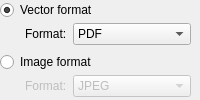
               <widget class="QWidget" name="widget_3" native="true">
                <layout class="QVBoxLayout" name="verticalLayout_2">
                 <property name="spacing">
                  <number>3</number>
                 </property>
                 <property name="sizeConstraint">
                  <enum>QLayout::SetDefaultConstraint</enum>
                 </property>
                 <property name="leftMargin">
                  <number>0</number>
                 </property>
                 <property name="topMargin">
                  <number>0</number>
                 </property>
                 <property name="rightMargin">
                  <number>0</number>
                 </property>
                 <property name="bottomMargin">
                  <number>0</number>
                 </property>
                 <item>
                  <widget class="QRadioButton" name="vectorFormat">
                   <property name="sizePolicy">
                    <sizepolicy hsizetype="Preferred" vsizetype="Fixed">
                     <horstretch>0</horstretch>
                     <verstretch>0</verstretch>
                    </sizepolicy>
                   </property>
                   <property name="text">
                    <string>Vector format</string>
                   </property>
                   <property name="checked">
                    <bool>true</bool>
                   </property>
                  </widget>
                 </item>
                 <item>
                  <widget class="QWidget" name="scalableWidget" native="true">
                   <layout class="QFormLayout" name="formLayout_4">
                    <property name="leftMargin">
                     <number>25</number>
                    </property>
                    <property name="topMargin">
                     <number>0</number>
                    </property>
                    <property name="bottomMargin">
                     <number>0</number>
                    </property>
                    <item row="0" column="0">
                     <widget class="QLabel" name="label_15">
                      <property name="maximumSize">
                       <size>
                        <width>90</width>
                        <height>16777215</height>
                       </size>
                      </property>
                      <property name="text">
                       <string>Format:</string>
                      </property>
                     </widget>
                    </item>
                    <item row="0" column="1">
                     <widget class="QComboBox" name="scalableFormatSelection">
                      <property name="maximumSize">
                       <size>
                        <width>16777215</width>
                        <height>16777215</height>
                       </size>
                      </property>
                      <item>
                       <property name="text">
                        <string>PDF</string>
                       </property>
                      </item>
                      <item>
                       <property name="text">
                        <string>SVG</string>
                       </property>
                      </item>
                     </widget>
                    </item>
                   </layout>
                  </widget>
                 </item>
                 <item>
                  <widget class="QRadioButton" name="imageFormat">
                   <property name="sizePolicy">
                    <sizepolicy hsizetype="Preferred" vsizetype="Fixed">
                     <horstretch>0</horstretch>
                     <verstretch>0</verstretch>
                    </sizepolicy>
                   </property>
                   <property name="text">
                    <string>Image format</string>
                   </property>
                  </widget>
                 </item>
                 <item>
                  <widget class="QWidget" name="imageWidget" native="true">
                   <property name="enabled">
                    <bool>false</bool>
                   </property>
                   <layout class="QFormLayout" name="formLayout_5">
                    <property name="leftMargin">
                     <number>25</number>
                    </property>
                    <property name="topMargin">
                     <number>0</number>
                    </property>
                    <property name="bottomMargin">
                     <number>0</number>
                    </property>
                    <item row="0" column="0">
                     <widget class="QLabel" name="label_17">
                      <property name="maximumSize">
                       <size>
                        <width>90</width>
                        <height>16777215</height>
                       </size>
                      </property>
                      <property name="text">
                       <string>Format:</string>
                      </property>
                     </widget>
                    </item>
                    <item row="0" column="1">
                     <widget class="QComboBox" name="imageFormatSelection">
                      <property name="maximumSize">
                       <size>
                        <width>16777215</width>
                        <height>16777215</height>
                       </size>
                      </property>
                      <item>
                       <property name="text">
                        <string>JPEG</string>
                       </property>
                      </item>
                      <item>
                       <property name="text">
                        <string>PNG</string>
                       </property>
                      </item>
                      <item>
                       <property name="text">
                        <string>PBM</string>
                       </property>
                      </item>
                      <item>
                       <property name="text">
                        <string>PPM</string>
                       </property>
                      </item>
                     </widget>
                    </item>
                   </layout>
                  </widget>
                 </item>
                </layout>
               </widget>
